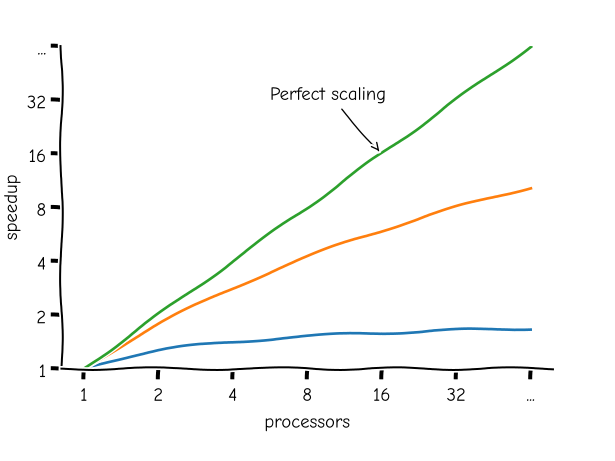

Reproduce this figure in Python.
import matplotlib.pyplot as plt
import numpy as np
with plt.xkcd():
    fig = plt.figure()
    ax = fig.add_axes((0.1, 0.2, 0.8, 0.7))
    ax.spines[['top', 'right']].set_visible(False)
    ax.set_xticks([1,2,3,4,5,6,7], labels=["1", "2", "4", "8", "16", "32", "..."])
    ax.set_yticks([1,2,3,4,5,6,7], labels=["1", "2", "4", "8", "16", "32", "..."])
    ax.set_ylim(1, 7)

    x = np.linspace(1, 7, num=100)
    best_case = [d*1 for d in x]
    average_case = [1/(0.1 + 0.9/d) for d in x]
    worst_case = [1/(0.5 + 0.5/d) for d in x]

    ax.annotate(
        'Perfect scaling',
        xy=(5, 5), arrowprops=dict(arrowstyle='->'), xytext=(3.5, 6))

    # ax.annotate(
    #     'P scaling',
    #     xy=(5, 5), arrowprops=dict(arrowstyle='->'), xytext=(4, 4))

    ax.plot(x, worst_case)
    ax.plot(x, average_case)
    ax.plot(x, best_case)


    ax.set_xlabel('processors')
    ax.set_ylabel('speedup')
    fig.savefig("scaling_concept.svg")
